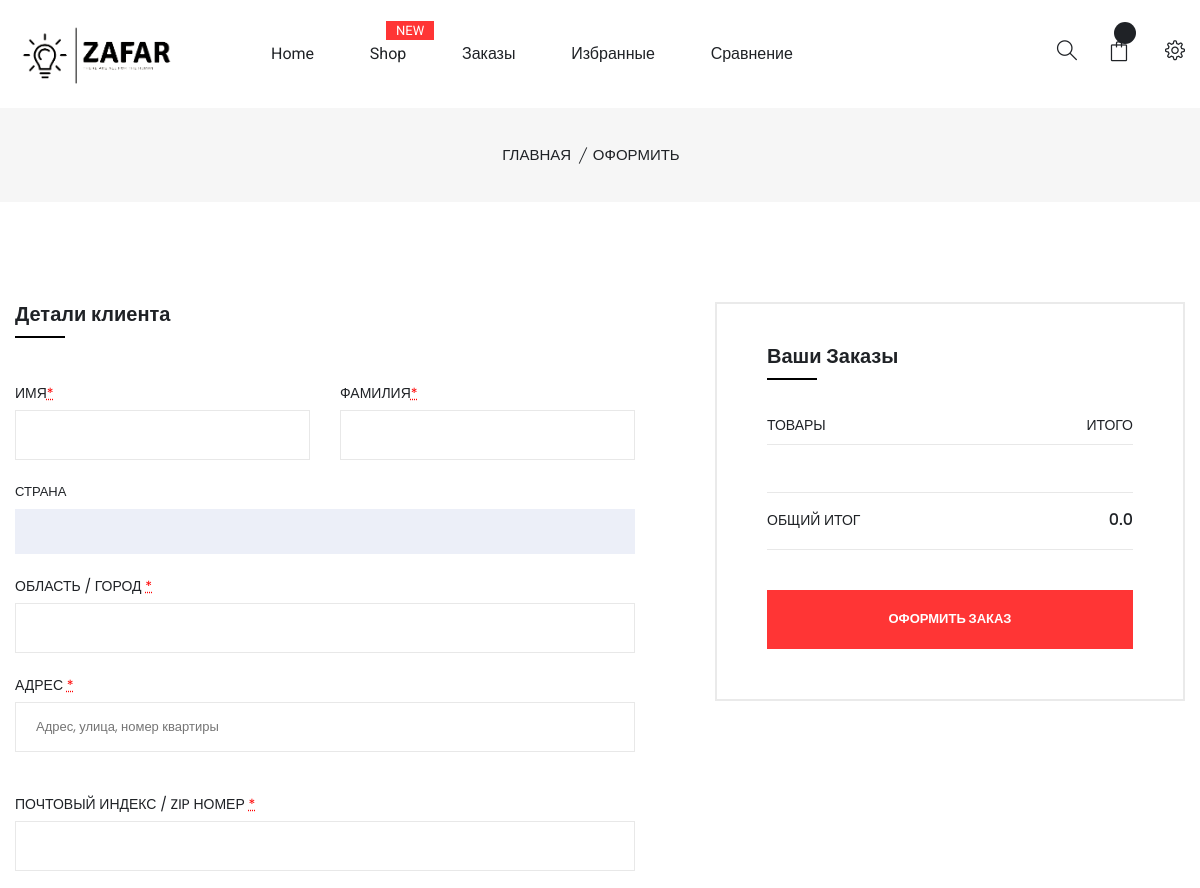
Page /orders/8/ (signed in, upper part) on the earlier database version.
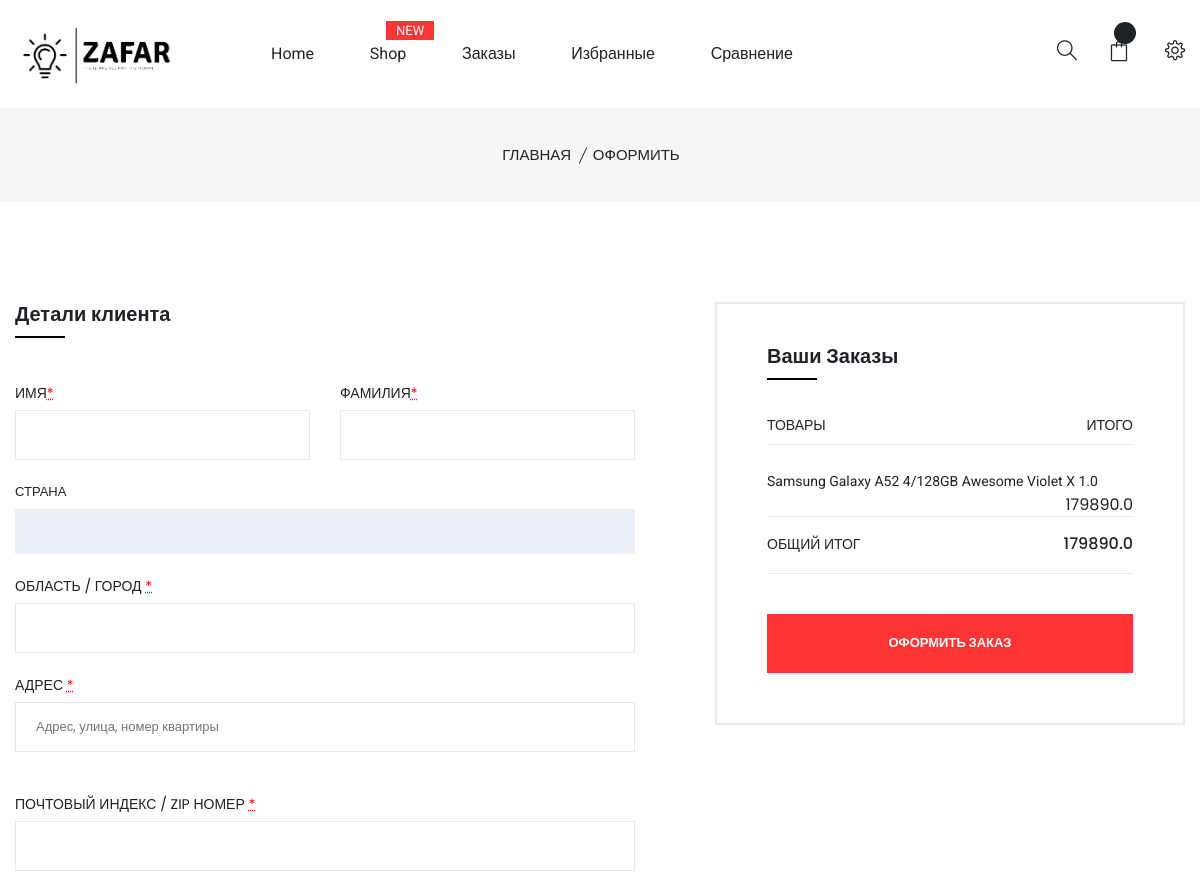
Same page on the later database version.
### main/models.py (models this page shows, shortened)
class Cart(models.Model):
    title = models.CharField(max_length=200, blank=True)
    email = models.CharField(max_length=200, blank=True)
    last_name = models.CharField(max_length=200, blank=True)
    first_name = models.CharField(max_length=200, blank=True)
    zip_code = models.CharField(max_length=200, blank=True)
    country = models.CharField(max_length=200, blank=True)
    city = models.CharField(max_length=200, blank=True)
    person = models.CharField(max_length=200, blank=True)
    phone = models.CharField(max_length=200, blank=True)
    address = models.CharField(max_length=200, blank=True)
    is_accepted = models.BooleanField(default=False)
    is_payed = models.BooleanField(default=False)
    status = models.IntegerField(default=0) #0 - created, -1 - declained, 1 - confirmed
    session_id = models.CharField(max_length=200, blank=True)
    amount = models.FloatField(default=0)
    discount = models.FloatField(default=0)
    orig_price = models.FloatField(default=0)
    price = models.FloatField(default=0)
    created_at = models.DateTimeField(default=datetime.now())

class CartItem(models.Model):
    good = models.ForeignKey(Good, on_delete=models.CASCADE)
    cart = models.ForeignKey(Cart, on_delete=models.CASCADE)
    amount = models.FloatField(default=0)
    price = models.FloatField(default=0)
    all_price = models.FloatField(default=0)
    status = models.IntegerField(default=0)

class Good(models.Model):
    title = models.CharField(max_length=200, blank=True)
    category = models.ForeignKey("Category", on_delete=models.CASCADE)
    level = models.IntegerField(default=0, blank=True)
    old_price = models.FloatField(default=0)
    price = models.FloatField(default=0)
    rating = models.FloatField(default=0)
    mini_description = models.TextField(blank=True)
    color = models.ForeignKey("Color", on_delete=models.CASCADE)
    size = models.ForeignKey("Size", on_delete=models.CASCADE)
    logo = models.ImageField(upload_to='upload', blank=True)
    logo2 = models.ImageField(upload_to='upload', blank=True)
    logo3 = models.ImageField(upload_to='upload', blank=True)
    logo4 = models.ImageField(upload_to='upload', blank=True)
    logo5 = models.ImageField(upload_to='upload', blank=True)
    logo6 = models.ImageField(upload_to='upload', blank=True)
    logo_vertical = models.ImageField(upload_to='upload', blank=True)
    logo_horizontal = models.ImageField(upload_to='upload', blank=True)
    description = models.TextField(blank=True)
    weight = models.TextField(blank=True)
    dimensions = models.TextField(blank=True)
    materials = models.TextField(blank=True)
    extra_info = models.TextField(blank=True)
    is_new = models.BooleanField(default=False)
    is_main = models.BooleanField(default=False)
    is_popular = models.BooleanField(default=False)
    is_discount = models.BooleanField(default=False)
    brand = models.ForeignKey(CategoryBrand, on_delete=models.CASCADE, blank=True, null=True)
    stock = models.IntegerField(default=0, blank=True)

### main/views.py (the view)
# urls.py: path('orders/<int:order_id>/', ordersItemHandler),
def ordersItemHandler(request, order_id):
    categories = Category.objects.all()
    new_cart = None
    cart_items = []
    order_items = []
    if request.user.is_authenticated:
        order_items = CartItem.objects.filter(cart__id=order_id)
        main_order = Cart.objects.get(id=order_id)
    return render(request, 'order_item.html', {'categories': categories,
                                               'cart': new_cart,
                                               'cart_items': cart_items,
                                               'order_items': order_items,
                                               'main_order': main_order,
                                               })

### templates/order_item.html (shortened to what the changed rows need)
{% extends 'base.html' %}
{% block content %}
    <div class="checkout-main-area pt-70 pb-70">
        <div class="container">
            <div class="checkout-wrap pt-30">
                <form action="/orders/" method="post">{% csrf_token %}
                    <div class="row">
                            <div class="col-lg-5">
                            <div class="your-order-area">
                                <div class="your-order-wrap gray-bg-4">
                                    <div class="your-order-info-wrap">
                                        <div class="your-order-info">
                                            <ul>
                                            </ul>
                                        </div>
                                        <div class="your-order-middle">
                                            <ul>
                                                {% for cit in order_items %}
                                                    <li>{{ cit.good.title }}  X  {{ cit.amount }} <span>{{ cit.all_price }} </span></li>
                                                {% endfor %}
                                            </ul>
                                        </div>
                                        <div class="your-order-info order-subtotal">
                                            <ul>
                                                <li>Общий итог <span>{{ main_order.price }} </span></li>
                                            </ul>
                                        </div>
                                    </div>
                                </div>
                            </div>
                        </div>
                    </div>
                </form>
            </div>
        </div>
    </div>
{% endblock %}

Differences in the rows shown:
added CartItem: good "Samsung Galaxy A52 4/128GB Awesome Violet", amount "1.0", all_price "179890.0"
changed Cart: price "0.0" → "179890.0"
